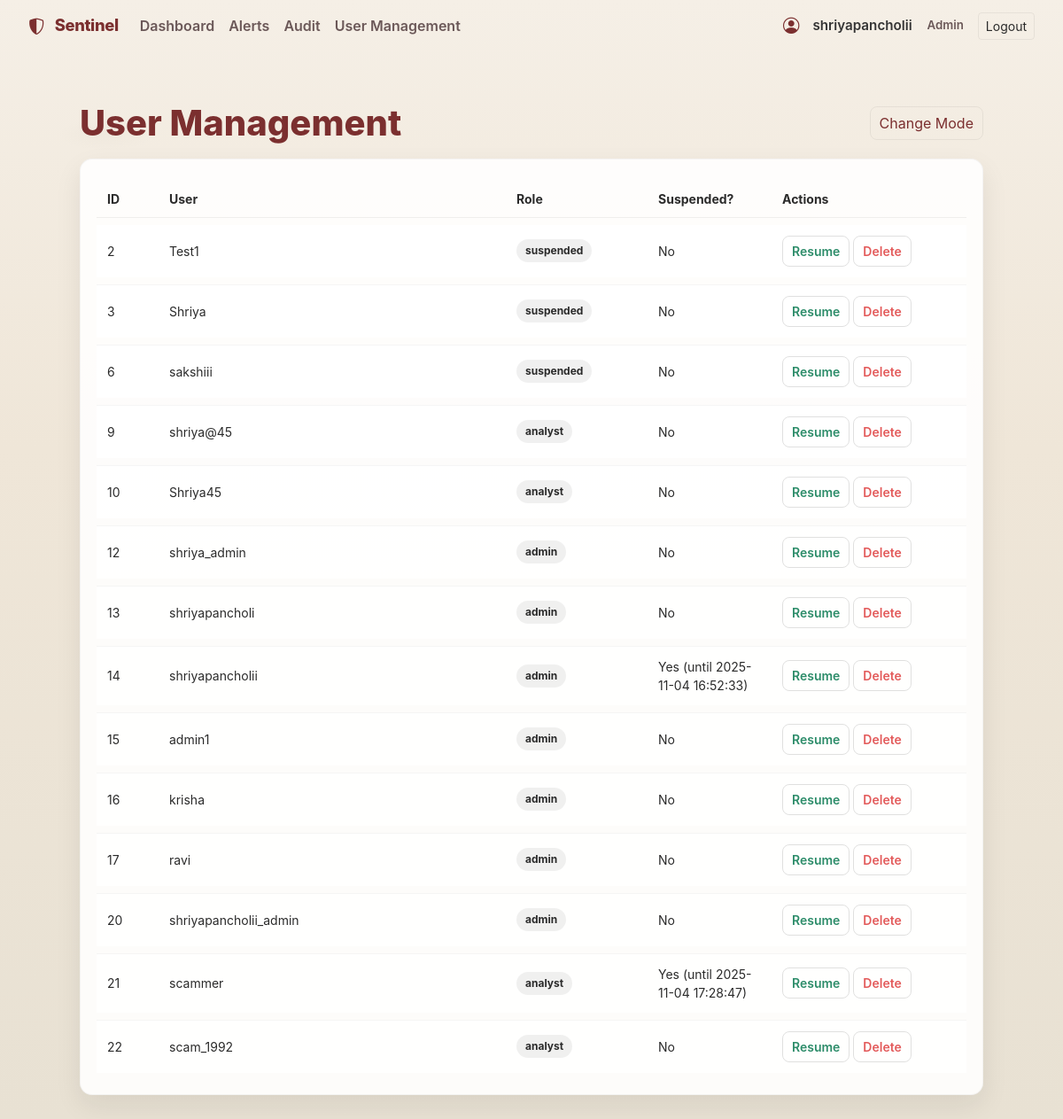
Page /user_management (signed in) on the committed database.
### tables this page shows
CREATE TABLE users (
  id INTEGER PRIMARY KEY AUTOINCREMENT,
  username TEXT UNIQUE NOT NULL,
  password_hash TEXT NOT NULL,
  role TEXT NOT NULL,
  created_at DATETIME DEFAULT CURRENT_TIMESTAMP
, password TEXT, suspended_until DATETIME);

### app.py (the view)
@app.route('/user_management')
def user_management():
    if not session.get('logged_in'):
        return redirect(url_for('login'))
    if session.get('role') != "admin":
        return "Forbidden: Admins only", 403
    conn = get_db_conn()
    cur = conn.cursor()
    cur.execute("SELECT id, username, role, suspended_until FROM users")
    users = cur.fetchall()
    conn.close()
    return render_template('user_management.html', users=users)

### app.py (called while the page is built)
def get_db_conn():
    conn = sqlite3.connect(DB_PATH)
    conn.row_factory = sqlite3.Row
    return conn

@app.before_request
def enforce_https_in_production():
    USE_HTTPS = os.environ.get("USE_HTTPS", "0").lower() in ("1", "true", "yes")
    if not (FLASK_ENV == "production" and USE_HTTPS):
        return
    proto = request.headers.get('X-Forwarded-Proto', request.scheme)
    if proto != 'https':
        url = request.url.replace("http://", "https://", 1)
        return redirect(url, code=301)

### templates/user_management.html (shortened to what this page needs)
{% extends "base.html" %}
{% block content %}
<div class="container">
  <div class="um-head">
    <h1>User Management</h1>
    <div style="display:flex; gap:8px">
      <button id="theme_toggle_um" class="resume-btn">Change Mode</button>
    </div>
  </div>
  <div class="um-card">
    <table class="um">
      <thead>
        <tr>
          <th style="width:70px">ID</th>
          <th>User</th>
          <th style="width:160px">Role</th>
          <th style="width:140px">Suspended?</th>
          <th style="width:220px">Actions</th>
        </tr>
      </thead>
      <tbody id="um_tbody">
        {% for u in users %}
        <tr>
          <td>{{ u.id }}</td>
          <td>{{ u.username }}</td>
          <td>
            <span class="pill-role">{{ (u.role or 'analyst') }}</span>
          </td>
          <td>
            {% if u.suspended_until %}
              {% set su = u.suspended_until %}
              Yes (until {{ su }})
            {% else %}
              No
            {% endif %}
          </td>
          <td>
            <button class="um-btn resume" data-uid="{{ u.id }}" data-uname="{{ u.username }}">Resume</button>
            <button class="um-btn delete" data-uid="{{ u.id }}" data-uname="{{ u.username }}">Delete</button>
          </td>
        </tr>
        {% endfor %}
      </tbody>
    </table>
  </div>
</div>
{% endblock %}

### templates/base.html (shortened to what this page needs)
<!DOCTYPE html>
<html lang="en">
<head>
    <link href="https://cdn.jsdelivr.net/npm/bootstrap@5.3.2/dist/css/bootstrap.min.css" rel="stylesheet">
    <link rel="stylesheet" href="https://cdn.jsdelivr.net/npm/bootstrap-icons@1.10.5/font/bootstrap-icons.css">
</head>
<body>
{% set hide_nav_endpoints = ['login', 'signup'] %}
{% if request.endpoint not in hide_nav_endpoints %}
<nav class="navbar navbar-expand-lg">
    <div class="container-fluid">
        <a class="navbar-brand" href="{{ url_for('dashboard') }}">
            <i class="bi bi-shield-shaded me-2"></i> Sentinel
        </a>
        <div class="collapse navbar-collapse" id="navbarNav">
            <ul class="navbar-nav me-auto mb-2 mb-lg-0">
                {% if session.get('logged_in') %}
                <li class="nav-item"><a class="nav-link" href="{{ url_for('dashboard') }}">Dashboard</a></li>
                <li class="nav-item"><a class="nav-link" href="{{ url_for('alerts_detail') }}">Alerts</a></li>
                {% if session.get('role') == 'admin' %}
                  <li class="nav-item"><a class="nav-link" href="{{ url_for('audit_log') }}">Audit</a></li>
                {% endif %}
                {% if session.get('role') == 'admin' %}
                <li class="nav-item">
                    <a class="nav-link" href="{{ url_for('user_management') }}">User Management</a>
                </li>
                {% endif %}
                {% endif %}
            </ul>
            <div class="d-flex align-items-center">
                {% if session.get('logged_in') %}
                <div class="user-pill me-3">
                    <i class="bi bi-person-circle" style="font-size:1.15rem"></i>
                    <span style="opacity:.95;margin-left:.35rem">{{ session.get('username','User') }}</span>
                    <small class="muted" style="margin-left:.45rem">{{ session.get('role','analyst')|capitalize }}</small>
                </div>
                <a href="{{ url_for('logout') }}" class="btn btn-sm btn-outline-light">Logout</a>
                {% else %}
                <a href="{{ url_for('login') }}" class="btn btn-sm btn-accent me-2">Login</a>
                <a href="{{ url_for('signup') }}" class="btn btn-sm btn-outline-light">Sign Up</a>
                {% endif %}
            </div>
        </div>
    </div>
</nav>
{% endif %}
<div class="content">
    {% block content %}{% endblock %}
</div>
</body>
</html>

### templates/base.html (style rules this page uses)
:root { --bg-900: #f5efe6; --accent: #7b2f2f; --accent-700: #5a1f1f; --muted: #6b5858; --card-bg: rgba(255,255,255,0.88); --glass: rgba(255,255,255,0.85); --danger: #e35b5b; --warning: #d19b4a; --success: #2c8c69; --text-dark: #2b2b2b; --shadow: 0 12px 30px rgba(24,24,24,0.08); }
html,body { height:100% }
body { margin:0; min-height:100%; font-family:"Inter","Poppins",system-ui,-apple-system,"Segoe UI",Roboto,"Helvetica Neue",Arial; background: radial-gradient(900px 300px at 10% 12%, rgba(180,170,155,0.06), transparent 6%), linear-gradient(180deg, #f5efe6 0%, #efe6d8 40%, #e8e1d3 100%); color: var(--text-dark); -webkit-font-smoothing:antialiased; -moz-osx-font-smoothing:grayscale; padding-bottom:48px; }
.navbar { background: transparent; border-bottom: 0; padding: .6rem 1.25rem; }
.navbar-brand { color: var(--accent) !important; font-weight: 800; letter-spacing:-0.02em; font-size:1.15rem; }
.nav-link { color: var(--muted) !important; padding:.35rem .6rem; transition: color .18s ease, transform .12s ease; font-weight:600; }
.navbar .user-pill { color:var(--text-dark); font-weight:600; font-size:0.95rem; display:inline-flex; gap:.6rem; align-items:center; }
.btn-outline-light { border-color: rgba(0,0,0,0.06); color: var(--text-dark); background: transparent; }
.content { max-width:1100px; margin:28px auto; padding:28px; }
h1, h2, h3 { color: var(--text-dark); margin:0 0 .6rem 0; }
.muted { color: var(--muted); }
.resume-btn { background:transparent; border:1px solid rgba(0,0,0,0.06); color:var(--accent); padding:6px 10px; border-radius:8px; }
.bi { color: var(--accent); vertical-align: -2px; }

### templates/user_management.html (style rules this page uses)
.um-head { display:flex;align-items:center;justify-content:space-between;margin-bottom:16px }
.um-head h1 { margin:0;color:var(--accent);font-weight:800 }
.um-card { background: var(--card-bg); border-radius: 14px; box-shadow: var(--shadow); border: 1px solid rgba(0,0,0,0.04); padding: 16px 18px; }
table.um { width:100%; border-collapse:separate; border-spacing:0 8px; }
table.um thead th { font-weight:700; color:var(--text-dark); font-size:14px; padding:10px 12px; border-bottom:1px solid rgba(0,0,0,0.06); }
table.um tbody tr { background: rgba(255,255,255,0.9); }
table.um tbody td { padding:12px; font-size:14px; border-top:1px solid rgba(0,0,0,0.04); }
table.um tbody tr:first-child td { border-top:none; }
.um-btn { background:transparent; border:1px solid rgba(0,0,0,0.12); padding:6px 10px; border-radius:8px; font-weight:600; }
.um-btn.resume { color: var(--success); }
.um-btn.delete { color: var(--danger); }
.pill-role { display:inline-block; padding:4px 10px; border-radius:999px; font-weight:700; font-size:12px; background: rgba(0,0,0,0.06); color: var(--text-dark); }

### rows in the picture
users: get "shriyapancholii", id "14", username "shriyapancholii", role "admin", suspended_until "2025-11-04 16:52:33"
users: id "2", username "Test1", role "suspended", shows "No"
users: id "3", username "Shriya", role "suspended", shows "No"
users: id "6", username "sakshiii", role "suspended", shows "No"
users: id "9", username "shriya@45", role "analyst", shows "No"
users: id "10", username "Shriya45", role "analyst", shows "No"
users: id "12", username "shriya_admin", role "admin", shows "No"
users: id "13", username "shriyapancholi", role "admin", shows "No"
users: id "15", username "admin1", role "admin", shows "No"
users: id "16", username "krisha", role "admin", shows "No"
users: id "17", username "ravi", role "admin", shows "No"
users: id "20", username "shriyapancholii_admin", role "admin", shows "No"
users: id "21", username "scammer", role "analyst", suspended_until "2025-11-04 17:28:47"
users: id "22", username "scam_1992", role "analyst", shows "No"

### other values in the picture
{{ session.get('role','analyst')|capitalize }} "Admin"
